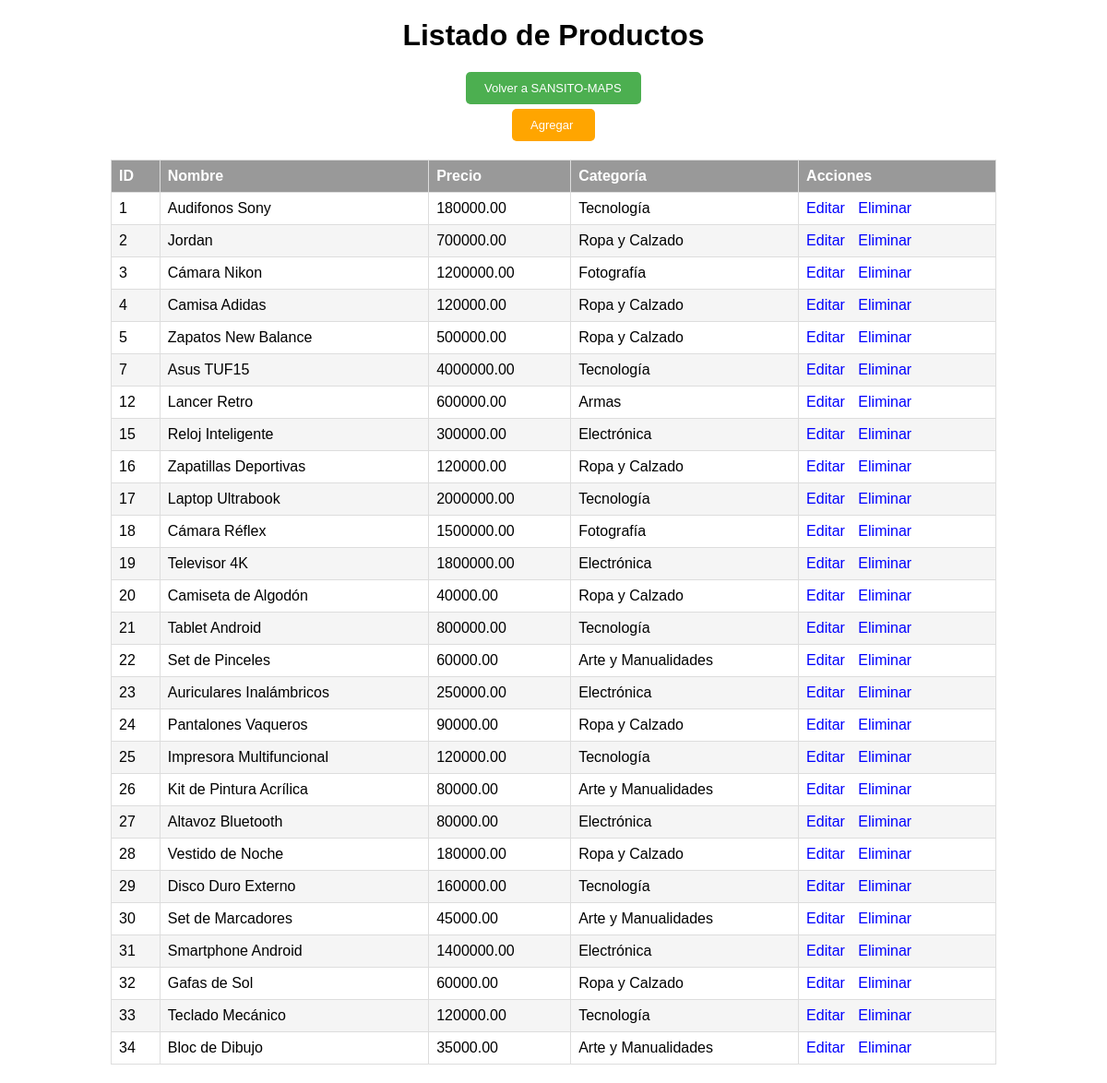
/modules/admin/producto/lista.php, run on an earlier commit of the app's database.
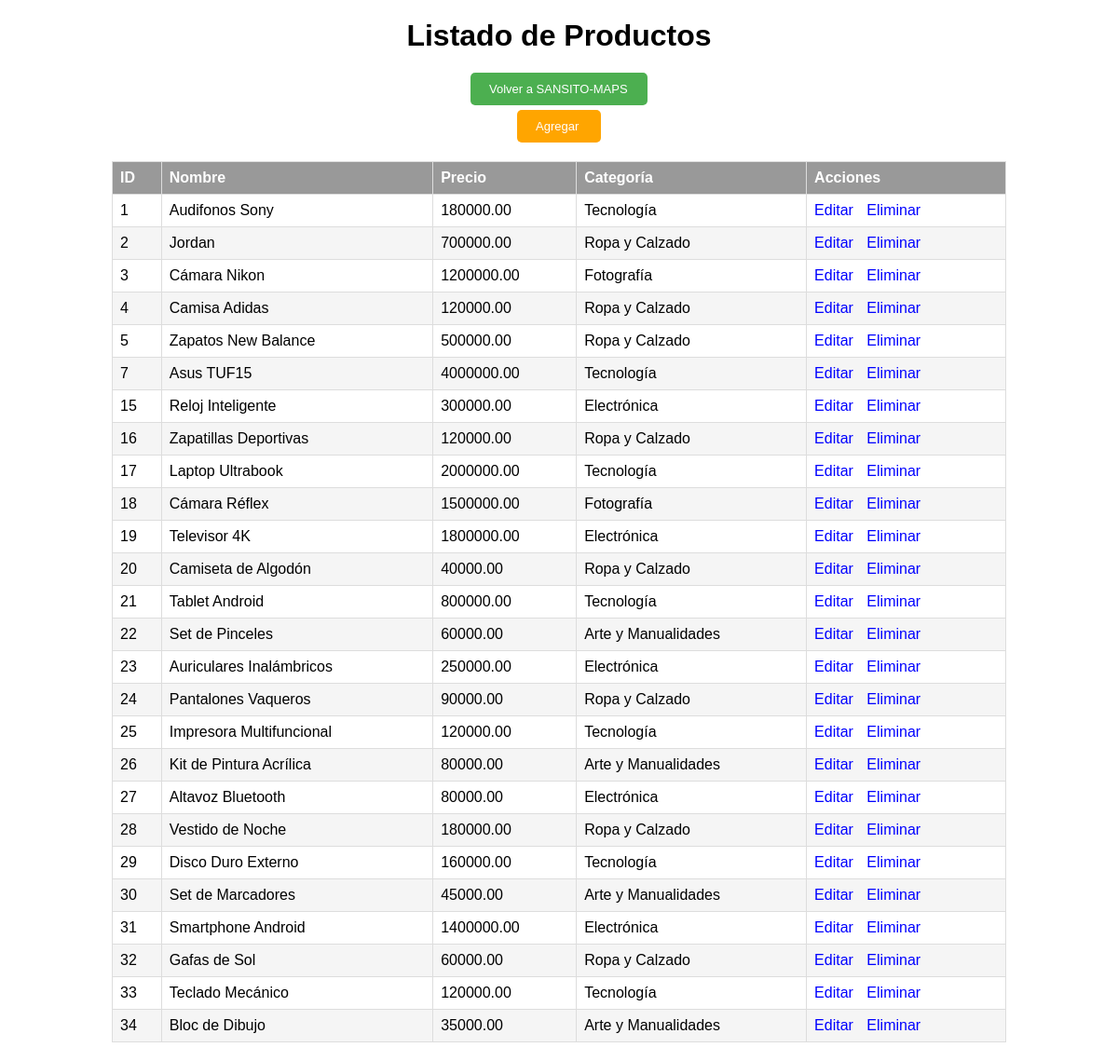
And on a later commit of the database.
### tables this page shows
CREATE TABLE `productos` (
  `ID_producto` int(11) NOT NULL,
  `ID_vendedor` int(11) NOT NULL,
  `nombre_producto` varchar(100) NOT NULL,
  `imagen_producto` varchar(128) NOT NULL,
  `descripcion` text DEFAULT NULL,
  `precio` decimal(10,2) NOT NULL,
  `categoria` varchar(50) DEFAULT NULL,
  `stock_disponible` int(11) NOT NULL,
  `fecha_agregado` timestamp NOT NULL DEFAULT current_timestamp(),
  `descuento` int(11) DEFAULT NULL
);

### WEB/modules/admin/producto/lista.php (the view, shortened to what this page needs)
<?php
include('../../sql/conexion.php');
$query = "SELECT * FROM productos";
$result = mysqli_query($conn, $query);
?>
<!DOCTYPE html>
<html>
<head>
</head>
<body>
    <h1>Listado de Productos</h1>
    <table>
    <a id="volver" href="/SANSITO-MAPS" style="display: block; margin: 0 auto; width: 150px;">Volver a SANSITO-MAPS</a>
    <a id="volver" href="agregar.php" style="display: block; margin: 0 auto; margin-top: 5px; width: 50px; background-color: orange;">Agregar</a>
        <tr>
            <th>ID</th>
            <th>Nombre</th>
            <th>Precio</th>
            <th>Categoría</th>
            <th>Acciones </th>
        </tr>
        <?php while ($row = mysqli_fetch_assoc($result)) { ?>
            <tr>
                <td><?php echo $row['ID_producto']; ?></td>
                <td><?php echo $row['nombre_producto']; ?></td>
                <td><?php echo $row['precio']; ?></td>
                <td><?php echo $row['categoria']; ?></td>
                <td>
                    <a href="editar.php?id=<?php echo $row['ID_producto']; ?>">Editar</a>
                    <a href="eliminar.php?id=<?php echo $row['ID_producto']; ?>">Eliminar</a>
                </td>
            </tr>
        <?php } ?>
    </table>
</body>
</html>

What changed in the data, as far as the page shows it:
removed productos: ID_producto "12", nombre_producto "Lancer Retro", precio "600000.00", categoria "Armas"
